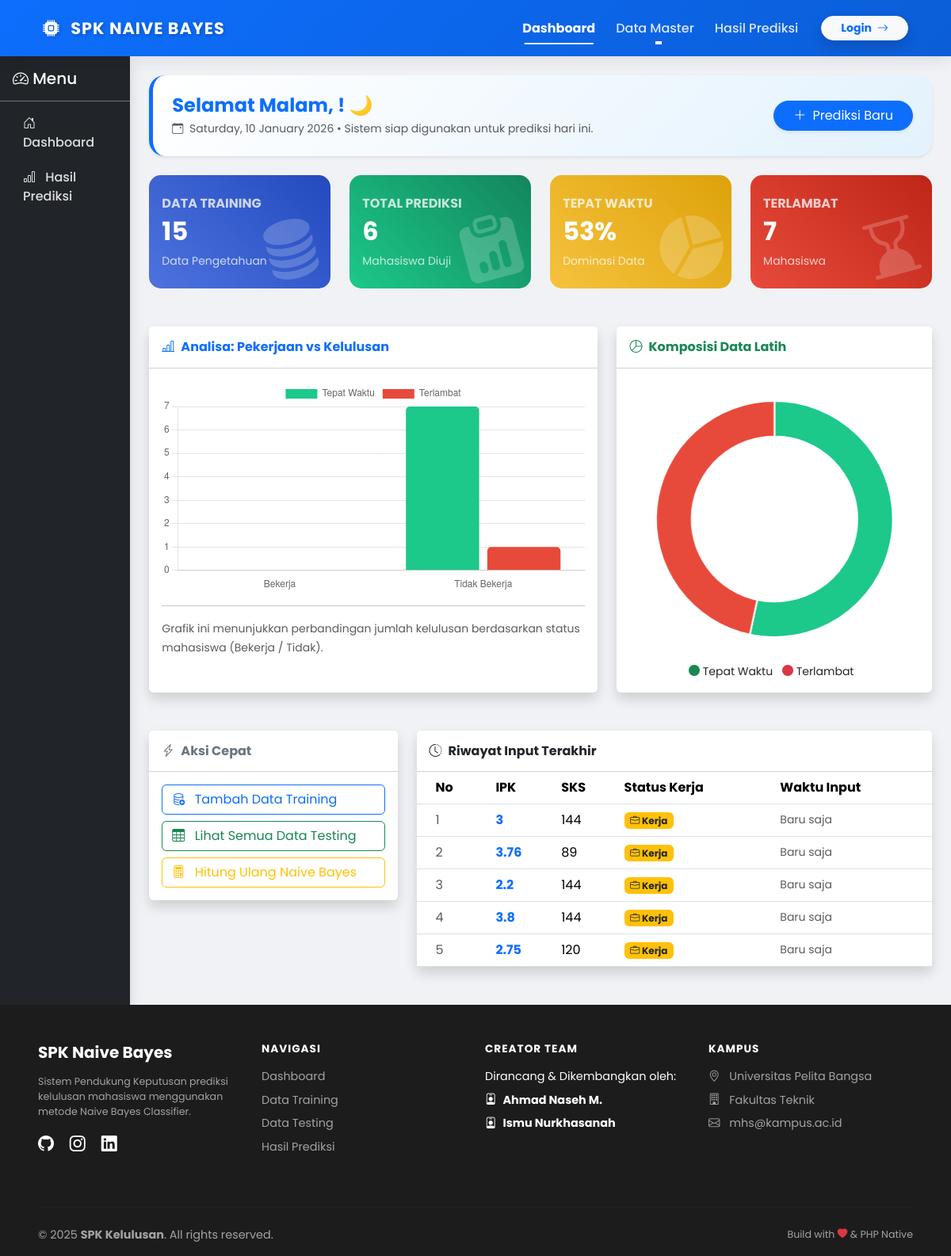
Page /dashboard.php on the committed database.
### tables this page shows
CREATE TABLE `testing` (
  `id` int(11) NOT NULL,
  `ipk` double NOT NULL,
  `sks` int(11) NOT NULL,
  `kehadiran` int(11) NOT NULL,
  `nilai_mk` int(11) NOT NULL,
  `kerja` varchar(20) NOT NULL,
  `hasil_prediksi` varchar(50) DEFAULT NULL,
  `angka_lulus` double DEFAULT NULL,
  `angka_tidak` double DEFAULT NULL
);

### dashboard.php (the view, shortened to what this page needs)
<?php
include 'template/header.php';
include 'template/sidebar.php';
include 'config/koneksi.php';
$training_count = mysqli_num_rows(mysqli_query($koneksi, "SELECT * FROM training"));
$testing_count  = mysqli_num_rows(mysqli_query($koneksi, "SELECT * FROM testing"));
$q_tepat = mysqli_query($koneksi, "SELECT * FROM training WHERE kelulusan='Tepat Waktu'");
$jml_tepat = mysqli_num_rows($q_tepat);
$q_telat = mysqli_query($koneksi, "SELECT * FROM training WHERE kelulusan='Terlambat'");
$jml_telat = mysqli_num_rows($q_telat);
$kerja_tepat = mysqli_num_rows(mysqli_query($koneksi, "SELECT * FROM training WHERE kerja='Ya' AND kelulusan='Tepat Waktu'"));
$kerja_telat = mysqli_num_rows(mysqli_query($koneksi, "SELECT * FROM training WHERE kerja='Ya' AND kelulusan='Terlambat'"));
$tidak_tepat = mysqli_num_rows(mysqli_query($koneksi, "SELECT * FROM training WHERE kerja='Tidak' AND kelulusan='Tepat Waktu'"));
$tidak_telat = mysqli_num_rows(mysqli_query($koneksi, "SELECT * FROM training WHERE kerja='Tidak' AND kelulusan='Terlambat'"));
$q_latest = mysqli_query($koneksi, "SELECT * FROM testing ORDER BY id DESC LIMIT 5");
$jam = date('H');
if ($jam >= 5 && $jam < 11) { $sapa = "Selamat Pagi"; $emoji = "☕"; }
elseif ($jam >= 11 && $jam < 15) { $sapa = "Selamat Siang"; $emoji = "☀️"; }
elseif ($jam >= 15 && $jam < 18) { $sapa = "Selamat Sore"; $emoji = "🌇"; }
else { $sapa = "Selamat Malam"; $emoji = "🌙"; }
?>
<div class="welcome-banner p-4 mb-4 shadow-sm d-flex justify-content-between align-items-center">
    <div>
        <h4 class="fw-bold text-primary mb-1"><?= $sapa ?>, <?= $_SESSION['username'] ?>! <?= $emoji ?></h4>
        <p class="text-muted mb-0 small">
            <i class="bi bi-calendar-event me-1"></i> <?= date('l, d F Y') ?> &bull;
            Sistem siap digunakan untuk prediksi hari ini.
        </p>
    </div>
    <div class="d-none d-md-block">
        <a href="testing/tambah.php" class="btn btn-primary shadow-sm rounded-pill px-4">
            <i class="bi bi-plus-lg me-1"></i> Prediksi Baru
        </a>
    </div>
</div>
<div class="row mb-4">
    <div class="col-xl-3 col-md-6 mb-4">
        <div class="card card-stat bg-gradient-primary h-100 py-2">
            <div class="card-body">
                <div class="text-uppercase text-xs fw-bold mb-1 opacity-75">Data Training</div>
                <div class="h2 mb-0 fw-bold"><?= $training_count ?></div>
                <div class="small opacity-75 mt-2">Data Pengetahuan</div>
                <i class="bi bi-database-fill icon-bg"></i>
            </div>
        </div>
    </div>
    <div class="col-xl-3 col-md-6 mb-4">
        <div class="card card-stat bg-gradient-success h-100 py-2">
            <div class="card-body">
                <div class="text-uppercase text-xs fw-bold mb-1 opacity-75">Total Prediksi</div>
                <div class="h2 mb-0 fw-bold"><?= $testing_count ?></div>
                <div class="small opacity-75 mt-2">Mahasiswa Diuji</div>
                <i class="bi bi-clipboard-data-fill icon-bg"></i>
            </div>
        </div>
    </div>
    <div class="col-xl-3 col-md-6 mb-4">
        <div class="card card-stat bg-gradient-warning h-100 py-2">
            <div class="card-body">
                <div class="text-uppercase text-xs fw-bold mb-1 opacity-75">Tepat Waktu</div>
                <div class="h2 mb-0 fw-bold">
                    <?= ($training_count > 0) ? round(($jml_tepat / $training_count) * 100) : 0 ?>%
                </div>
                <div class="small opacity-75 mt-2">Dominasi Data</div>
                <i class="bi bi-pie-chart-fill icon-bg"></i>
            </div>
        </div>
    </div>
    <div class="col-xl-3 col-md-6 mb-4">
        <div class="card card-stat bg-gradient-danger h-100 py-2">
            <div class="card-body">
                <div class="text-uppercase text-xs fw-bold mb-1 opacity-75">Terlambat</div>
                <div class="h2 mb-0 fw-bold"><?= $jml_telat ?></div>
                <div class="small opacity-75 mt-2">Mahasiswa</div>
                <i class="bi bi-hourglass-bottom icon-bg"></i>
            </div>
        </div>
    </div>
</div>
<div class="row mb-4">
    <div class="col-lg-7 mb-4">
        <div class="card shadow border-0 h-100">
            <div class="card-header py-3 d-flex flex-row align-items-center justify-content-between bg-white">
                <h6 class="m-0 fw-bold text-primary"><i class="bi bi-bar-chart-line me-2"></i>Analisa: Pekerjaan vs Kelulusan</h6>
            </div>
            <div class="card-body">
                <div class="chart-bar">
                    <canvas id="barChartKerja"></canvas>
                </div>
                <hr>
                <small class="text-muted">
                    Grafik ini menunjukkan perbandingan jumlah kelulusan berdasarkan status mahasiswa (Bekerja / Tidak).
                </small>
            </div>
        </div>
    </div>
    <div class="col-lg-5 mb-4">
        <div class="card shadow border-0 h-100">
            <div class="card-header py-3 d-flex flex-row align-items-center justify-content-between bg-white">
                <h6 class="m-0 fw-bold text-success"><i class="bi bi-pie-chart me-2"></i>Komposisi Data Latih</h6>
            </div>
            <div class="card-body">
                <div class="chart-pie pt-4 pb-2">
                    <canvas id="pieChartLulus"></canvas>
                </div>
                <div class="mt-4 text-center small">
                    <span class="me-2"><i class="bi bi-circle-fill text-success"></i> Tepat Waktu</span>
                    <span class="me-2"><i class="bi bi-circle-fill text-danger"></i> Terlambat</span>
                </div>
            </div>
        </div>
    </div>
</div>
<div class="row">
    <div class="col-lg-4 mb-4">
        <div class="card shadow border-0">
            <div class="card-header bg-white py-3">
                <h6 class="m-0 fw-bold text-secondary"><i class="bi bi-lightning-charge me-2"></i>Aksi Cepat</h6>
            </div>
            <div class="card-body">
                <div class="d-grid gap-2">
                    <a href="training/tambah.php" class="btn btn-outline-primary text-start">
                        <i class="bi bi-database-add me-2"></i> Tambah Data Training
                    </a>
                    <a href="testing/testing.php" class="btn btn-outline-success text-start">
                        <i class="bi bi-table me-2"></i> Lihat Semua Data Testing
                    </a>
                    <a href="naivebayes/proses.php" class="btn btn-outline-warning text-start">
                        <i class="bi bi-calculator me-2"></i> Hitung Ulang Naive Bayes
                    </a>
                </div>
            </div>
        </div>
    </div>
    <div class="col-lg-8 mb-4">
        <div class="card shadow border-0">
            <div class="card-header bg-white py-3">
                <h6 class="m-0 fw-bold text-dark"><i class="bi bi-clock-history me-2"></i>Riwayat Input Terakhir</h6>
            </div>
            <div class="card-body p-0">
                <div class="table-responsive">
                    <table class="table table-hover align-middle mb-0">
                        <thead class="bg-light">
                            <tr>
                                <th class="ps-4">No</th>
                                <th>IPK</th>
                                <th>SKS</th>
                                <th>Status Kerja</th>
                                <th>Waktu Input</th>
                            </tr>
                        </thead>
                        <tbody>
                            <?php
                            $no_rt = 1;
                            if (mysqli_num_rows($q_latest) > 0) {
                                while($rt = mysqli_fetch_array($q_latest)) {
                            ?>
                            <tr>
                                <td class="ps-4 text-muted"><?= $no_rt++ ?></td>
                                <td class="fw-bold text-primary"><?= $rt['ipk'] ?></td>
                                <td><?= $rt['sks'] ?></td>
                                <td>
                                    <?php if($rt['kerja'] == 'Ya'): ?>
                                        <span class="badge bg-warning text-dark"><i class="bi bi-briefcase"></i> Kerja</span>
                                    <?php else: ?>
                                        <span class="badge bg-secondary">Fokus Kuliah</span>
                                    <?php endif; ?>
                                </td>
                                <td class="text-muted small">Baru saja</td>
                            </tr>
                            <?php } } else { echo "<tr><td colspan='5' class='text-center py-3'>Belum ada data.</td></tr>"; } ?>
                        </tbody>
                    </table>
                </div>
            </div>
        </div>
    </div>
</div>
<script>
    // 1. CONFIG BAR CHART (KERJA VS KELULUSAN)
    const ctxBar = document.getElementById('barChartKerja').getContext('2d');
    new Chart(ctxBar, {
        type: 'bar',
        data: {
            labels: ['Bekerja', 'Tidak Bekerja'],
            datasets: [
                {
                    label: 'Tepat Waktu',
                    data: [<?= $kerja_tepat ?>, <?= $tidak_tepat ?>],
                    backgroundColor: '#1cc88a',
                    borderRadius: 5
                },
                {
                    label: 'Terlambat',
                    data: [<?= $kerja_telat ?>, <?= $tidak_telat ?>],
                    backgroundColor: '#e74a3b',
                    borderRadius: 5
                }
            ]
        },
        options: {
            responsive: true,
            scales: {
                y: { beginAtZero: true, grid: { borderDash: [2, 2] } },
                x: { grid: { display: false } }
            },
            plugins: { legend: { position: 'top' } }
        }
    });
    // 2. CONFIG PIE CHART (SEBARAN DATA)
    const ctxPie = document.getElementById('pieChartLulus').getContext('2d');
    new Chart(ctxPie, {
        type: 'doughnut',
        data: {
            labels: ['Tepat Waktu', 'Terlambat'],
            datasets: [{
                data: [<?= $jml_tepat ?>, <?= $jml_telat ?>],
                backgroundColor: ['#1cc88a', '#e74a3b'],
                hoverOffset: 4
            }]
        },
        options: {
            maintainAspectRatio: false,
            plugins: { legend: { display: false } },
            cutout: '70%',
        }
    });
</script>
<?php include 'template/footer.php'; ?>

### template/header.php (style rules this page uses)
:root { --primary-color: #0d6efd; --secondary-color: #0b5ed7; }
body { background-color: #f0f2f5; font-family: 'Poppins', sans-serif; }
html { scroll-behavior: smooth; }

### dashboard.php (style rules this page uses)
.card-stat { border: none; border-radius: 15px; position: relative; overflow: hidden; transition: transform 0.3s; color: white; }
.card-stat .icon-bg { position: absolute; right: 10px; bottom: -10px; font-size: 5rem; opacity: 0.2; transform: rotate(-15deg); }
.bg-gradient-primary { background: linear-gradient(45deg, #4e73df, #224abe); }
.bg-gradient-success { background: linear-gradient(45deg, #1cc88a, #13855c); }
.bg-gradient-warning { background: linear-gradient(45deg, #f6c23e, #dda20a); }
.bg-gradient-danger { background: linear-gradient(45deg, #e74a3b, #be2617); }
.welcome-banner { background: linear-gradient(135deg, #ffffff 0%, #e3f2fd 100%); border-radius: 20px; border-left: 5px solid #0d6efd; }

### rows in the picture
testing: ipk "3", sks "144", kerja "Ya" (drawn)
testing: ipk "3.76", sks "89", kerja "Ya" (drawn)
testing: ipk "2.2", sks "144", kerja "Ya" (drawn)
testing: ipk "3.8", sks "144", kerja "Ya" (drawn)
testing: ipk "2.75", sks "120", kerja "Ya" (drawn)

### other values in the picture
$sapa "Selamat Malam"
$emoji "🌙"
$training_count "15"
$testing_count "6"
$jml_telat "7"
chart data {{ $kerja_tepat }} 0
chart data {{ $tidak_tepat }} 7
chart data {{ $kerja_telat }} 0
chart data {{ $tidak_telat }} 1
